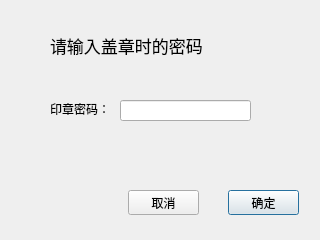
<?xml version="1.0" encoding="UTF-8"?>
<ui version="4.0">
 <class>UnsealPasswdUI</class>
 <widget class="QDialog" name="UnsealPasswdUI">
  <property name="geometry">
   <rect>
    <x>0</x>
    <y>0</y>
    <width>320</width>
    <height>240</height>
   </rect>
  </property>
  <property name="windowTitle">
   <string>撤章密码</string>
  </property>
  <widget class="QLabel" name="label">
   <property name="geometry">
    <rect>
     <x>50</x>
     <y>100</y>
     <width>67</width>
     <height>17</height>
    </rect>
   </property>
   <property name="text">
    <string>印章密码：</string>
   </property>
  </widget>
  <widget class="QLineEdit" name="lineEdit">
   <property name="geometry">
    <rect>
     <x>120</x>
     <y>100</y>
     <width>131</width>
     <height>21</height>
    </rect>
   </property>
   <property name="echoMode">
    <enum>QLineEdit::Password</enum>
   </property>
  </widget>
  <widget class="QLabel" name="label_2">
   <property name="geometry">
    <rect>
     <x>50</x>
     <y>30</y>
     <width>201</width>
     <height>31</height>
    </rect>
   </property>
   <property name="font">
    <font>
     <pointsize>13</pointsize>
    </font>
   </property>
   <property name="text">
    <string>请输入盖章时的密码</string>
   </property>
  </widget>
  <widget class="QPushButton" name="pushButton">
   <property name="geometry">
    <rect>
     <x>228</x>
     <y>190</y>
     <width>71</width>
     <height>25</height>
    </rect>
   </property>
   <property name="text">
    <string>确定</string>
   </property>
  </widget>
  <widget class="QPushButton" name="pushButton_2">
   <property name="geometry">
    <rect>
     <x>128</x>
     <y>190</y>
     <width>71</width>
     <height>25</height>
    </rect>
   </property>
   <property name="text">
    <string>取消</string>
   </property>
  </widget>
 </widget>
 <resources/>
 <connections/>
</ui>
